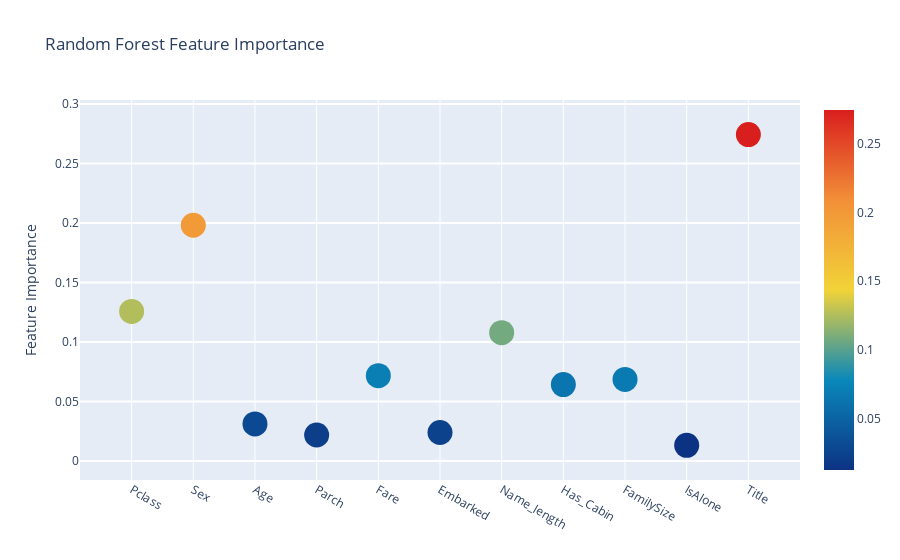
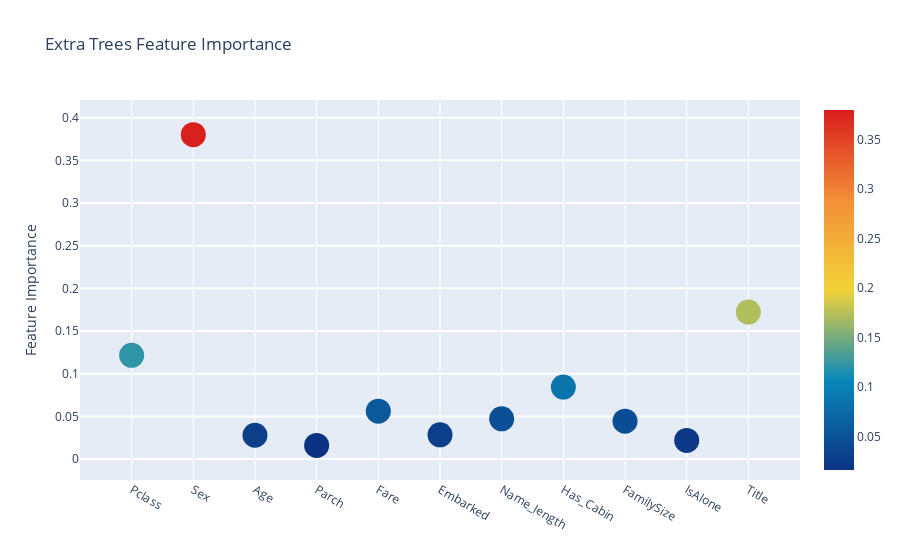
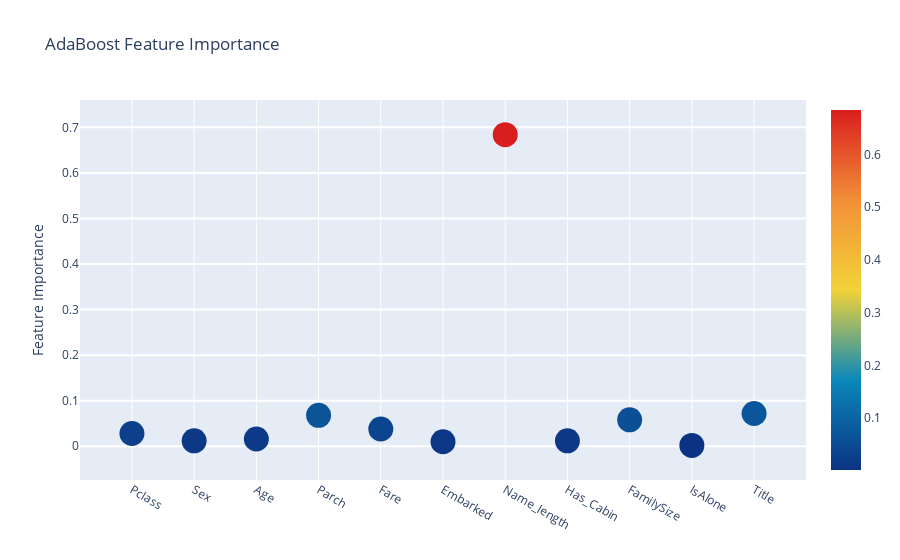
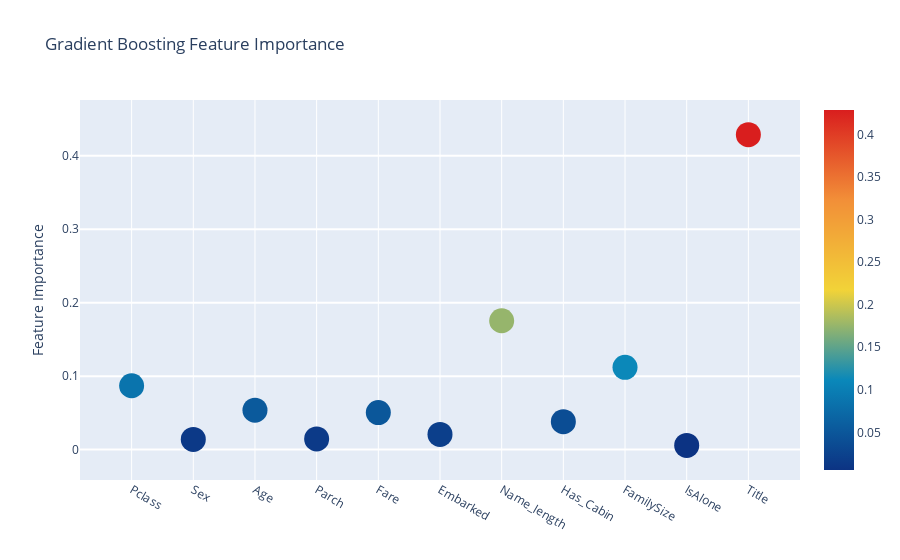

The notebook cell these images were saved under, in order:
### Code cell
trace = go.Scatter(
    y = feature_dataframe['Random Forest feature importances'].values, 
    x = feature_dataframe['features'].values, 
    mode='markers',
    marker=dict(
        sizemode = 'diameter',
        sizeref = 1,
        size = 25, 
        color = feature_dataframe['Random Forest feature importances'].values,
        colorscale = 'Portland',
        showscale = True
    ), 
    text = feature_dataframe['features'].values
)
data = [trace]

layout = go.Layout(
    autosize = True,
    title = 'Random Forest Feature Importance',
    hovermode = 'closest',
    yaxis = dict(
        title = 'Feature Importance',
        ticklen = 5,
        gridwidth = 2
    ),
    showlegend = False
)

fig = go.Figure(data=data, layout=layout)
py.iplot(fig, filename='scatter2010')

trace = go.Scatter(
    y = feature_dataframe['Extra Trees feature importances'].values, 
    x = feature_dataframe['features'].values,
    mode = 'markers',
    marker=dict(
        sizemode = 'diameter',
        sizeref = 1,
        size = 25,
        color = feature_dataframe['Extra Trees feature importances'].values,
        colorscale = 'Portland',
        showscale = True
    ),
    text = feature_dataframe['features'].values
)
data = [trace]

layout = go.Layout(
    autosize = True,
    title = 'Extra Trees Feature Importance', 
    hovermode = 'closest', 
    yaxis = dict(
        title = 'Feature Importance',
        ticklen = 5,
        gridwidth = 2
    ),
    showlegend = False
)
fig = go.Figure(data=data, layout=layout)
py.iplot(fig, filename='scatter2010')


trace = go.Scatter(
    y = feature_dataframe['AdaBoost feature importances'].values, 
    x = feature_dataframe['features'].values,
    mode = 'markers',
    marker=dict(
        sizemode = 'diameter',
        sizeref = 1,
        size = 25,
        color = feature_dataframe['AdaBoost feature importances'].values,
        colorscale = 'Portland',
        showscale = True
    ),
    text = feature_dataframe['features'].values
)
data = [trace]

layout = go.Layout(
    autosize = True,
    title = 'AdaBoost Feature Importance', 
    hovermode = 'closest', 
    yaxis = dict(
        title = 'Feature Importance',
        ticklen = 5,
        gridwidth = 2
    ),
    showlegend = False
)
fig = go.Figure(data=data, layout=layout)
py.iplot(fig, filename='scatter2010')


trace = go.Scatter(
    y = feature_dataframe['Gradient Boost feature importances'].values, 
    x = feature_dataframe['features'].values,
    mode = 'markers',
    marker=dict(
        sizemode = 'diameter',
        sizeref = 1,
        size = 25,
        color = feature_dataframe['Gradient Boost feature importances'].values,
        colorscale = 'Portland',
        showscale = True
    ),
    text = feature_dataframe['features'].values
)
data = [trace]

layout = go.Layout(
    autosize = True,
    title = 'Gradient Boosting Feature Importance', 
    hovermode = 'closest', 
    yaxis = dict(
        title = 'Feature Importance',
        ticklen = 5,
        gridwidth = 2
    ),
    showlegend = False
)
fig = go.Figure(data=data, layout=layout)
py.iplot(fig, filename='scatter2010')

### Figure 1 — Plotly figure (JSON) as saved in the notebook; plotly's stock layout.template omitted (floating-point values rounded to 4 significant figures)
{"data": [{"marker": {"color": [0.1256, 0.1981, 0.03109, 0.02178, 0.07171, 0.02391, 0.1078, 0.06415, 0.06852, 0.01308, 0.2743], "colorscale": [[0, "rgb(12,51,131)"], [0.25, "rgb(10,136,186)"], [0.5, "rgb(242,211,56)"], [0.75, "rgb(242,143,56)"], [1, "rgb(217,30,30)"]], "showscale": true, "size": 25, "sizemode": "diameter", "sizeref": 1}, "mode": "markers", "text": ["Pclass", "Sex", "Age", "Parch", "Fare", "Embarked", "Name_length", "Has_Cabin", "FamilySize", "IsAlone", "Title"], "type": "scatter", "x": ["Pclass", "Sex", "Age", "Parch", "Fare", "Embarked", "Name_length", "Has_Cabin", "FamilySize", "IsAlone", "Title"], "y": [0.1256, 0.1981, 0.03109, 0.02178, 0.07171, 0.02391, 0.1078, 0.06415, 0.06852, 0.01308, 0.2743]}], "layout": {"autosize": true, "hovermode": "closest", "showlegend": false, "title": {"text": "Random Forest Feature Importance"}, "yaxis": {"gridwidth": 2, "ticklen": 5, "title": {"text": "Feature Importance"}}}}

### Figure 2 — Plotly figure (JSON) as saved in the notebook; plotly's stock layout.template omitted (floating-point values rounded to 4 significant figures)
{"data": [{"marker": {"color": [0.1216, 0.3801, 0.02789, 0.01604, 0.05609, 0.02841, 0.04719, 0.08432, 0.04441, 0.02184, 0.1722], "colorscale": [[0, "rgb(12,51,131)"], [0.25, "rgb(10,136,186)"], [0.5, "rgb(242,211,56)"], [0.75, "rgb(242,143,56)"], [1, "rgb(217,30,30)"]], "showscale": true, "size": 25, "sizemode": "diameter", "sizeref": 1}, "mode": "markers", "text": ["Pclass", "Sex", "Age", "Parch", "Fare", "Embarked", "Name_length", "Has_Cabin", "FamilySize", "IsAlone", "Title"], "type": "scatter", "x": ["Pclass", "Sex", "Age", "Parch", "Fare", "Embarked", "Name_length", "Has_Cabin", "FamilySize", "IsAlone", "Title"], "y": [0.1216, 0.3801, 0.02789, 0.01604, 0.05609, 0.02841, 0.04719, 0.08432, 0.04441, 0.02184, 0.1722]}], "layout": {"autosize": true, "hovermode": "closest", "showlegend": false, "title": {"text": "Extra Trees Feature Importance"}, "yaxis": {"gridwidth": 2, "ticklen": 5, "title": {"text": "Feature Importance"}}}}

### Figure 3 — Plotly figure (JSON) as saved in the notebook; plotly's stock layout.template omitted (floating-point values rounded to 4 significant figures)
{"data": [{"marker": {"color": [0.028, 0.012, 0.016, 0.068, 0.038, 0.01, 0.684, 0.012, 0.058, 0.002, 0.072], "colorscale": [[0, "rgb(12,51,131)"], [0.25, "rgb(10,136,186)"], [0.5, "rgb(242,211,56)"], [0.75, "rgb(242,143,56)"], [1, "rgb(217,30,30)"]], "showscale": true, "size": 25, "sizemode": "diameter", "sizeref": 1}, "mode": "markers", "text": ["Pclass", "Sex", "Age", "Parch", "Fare", "Embarked", "Name_length", "Has_Cabin", "FamilySize", "IsAlone", "Title"], "type": "scatter", "x": ["Pclass", "Sex", "Age", "Parch", "Fare", "Embarked", "Name_length", "Has_Cabin", "FamilySize", "IsAlone", "Title"], "y": [0.028, 0.012, 0.016, 0.068, 0.038, 0.01, 0.684, 0.012, 0.058, 0.002, 0.072]}], "layout": {"autosize": true, "hovermode": "closest", "showlegend": false, "title": {"text": "AdaBoost Feature Importance"}, "yaxis": {"gridwidth": 2, "ticklen": 5, "title": {"text": "Feature Importance"}}}}

### Figure 4 — Plotly figure (JSON) as saved in the notebook; plotly's stock layout.template omitted (floating-point values rounded to 4 significant figures)
{"data": [{"marker": {"color": [0.08696, 0.01385, 0.05369, 0.0146, 0.05042, 0.02068, 0.1753, 0.03804, 0.112, 0.005777, 0.4286], "colorscale": [[0, "rgb(12,51,131)"], [0.25, "rgb(10,136,186)"], [0.5, "rgb(242,211,56)"], [0.75, "rgb(242,143,56)"], [1, "rgb(217,30,30)"]], "showscale": true, "size": 25, "sizemode": "diameter", "sizeref": 1}, "mode": "markers", "text": ["Pclass", "Sex", "Age", "Parch", "Fare", "Embarked", "Name_length", "Has_Cabin", "FamilySize", "IsAlone", "Title"], "type": "scatter", "x": ["Pclass", "Sex", "Age", "Parch", "Fare", "Embarked", "Name_length", "Has_Cabin", "FamilySize", "IsAlone", "Title"], "y": [0.08696, 0.01385, 0.05369, 0.0146, 0.05042, 0.02068, 0.1753, 0.03804, 0.112, 0.005777, 0.4286]}], "layout": {"autosize": true, "hovermode": "closest", "showlegend": false, "title": {"text": "Gradient Boosting Feature Importance"}, "yaxis": {"gridwidth": 2, "ticklen": 5, "title": {"text": "Feature Importance"}}}}
